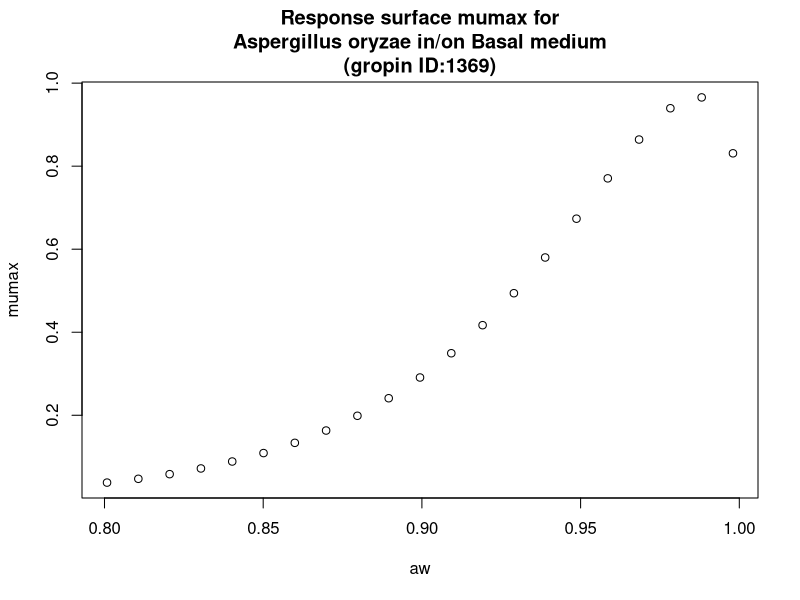

This figure's R source:
#############################
# start of Parameter script
#############################
aw <- seq(0.8008,0.998001998001998,length.out=21)
#############################
# end of Parameter script
#############################
############################# 
# start of Model script Gropin ID 1369 
#############################
 
# constant coefficients for this model
 
variables <- data.frame(aw)
argumentsPar <- expand.grid(variables)
 
# heart of the model
response_surface <- function(aw) {
   mumax <-exp(-0.4344+6.904*sqrt(1-aw)-29.72*(sqrt(1-aw))^2)

return(mumax=mumax)
} 

# output parameters
responseSurface <- cbind(argumentsPar,response_surface(argumentsPar['aw']))
colnames(responseSurface) <- c(colnames(argumentsPar),'mumax')
#############################
# End of Model script
#############################
############################# 
# start of Visualisation script Gropin ID 1369 
#############################
plot(aw,responseSurface$'mumax',xlab='aw',
                          ylab='mumax',main='Response surface mumax for
Aspergillus oryzae in/on Basal medium
(gropin ID:1369)')
#############################
# End of Visualisation script
#############################
